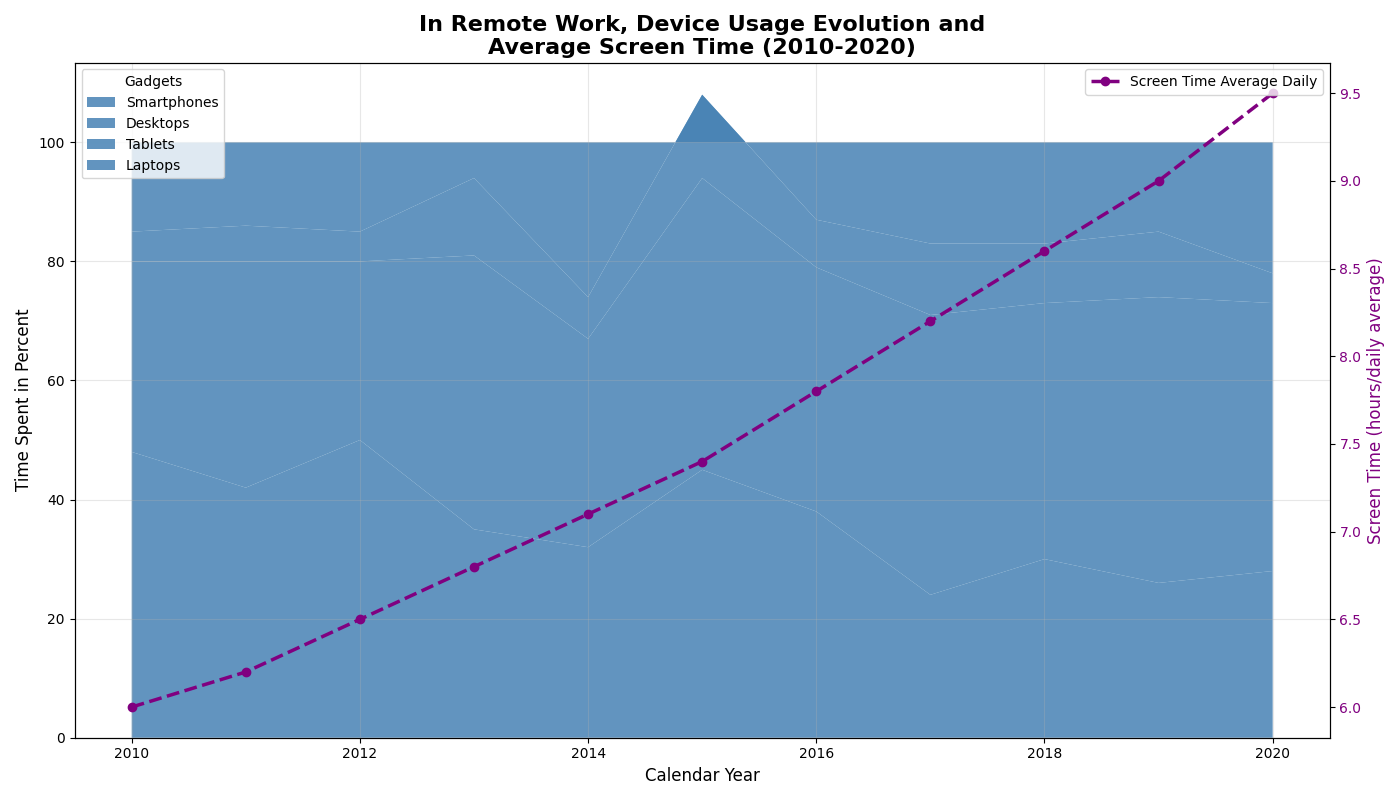

Here is the Python script that generated this plot:
import matplotlib.pyplot as plt
import numpy as np

years = np.arange(2010, 2021)

desktops = np.array([48, 42, 50, 35, 32, 45, 38, 24, 30, 26, 28])
laptops = np.array([32, 38, 30, 46, 35, 49, 41, 47, 43, 48, 45])
tablets = np.array([5, 6, 5, 13, 7, 14, 8, 12, 10, 11, 5])
smartphones = 100 - (desktops + laptops + tablets)

average_screen_time = np.array([6, 6.2, 6.5, 6.8, 7.1, 7.4, 7.8, 8.2, 8.6, 9, 9.5])

fig, ax1 = plt.subplots(figsize=(14, 8))

single_color = '#4682B4'
ax1.stackplot(years, desktops, laptops, tablets, smartphones, 
              labels=['Smartphones', 'Desktops', 'Tablets', 'Laptops'], 
              colors=[single_color]*4, alpha=0.85)

ax1.set_xlabel('Calendar Year', fontsize=12)
ax1.set_ylabel('Time Spent in Percent', fontsize=12, color='k')
ax1.set_title('In Remote Work, Device Usage Evolution and\nAverage Screen Time (2010-2020)', fontsize=16, weight='bold')

ax1.grid(alpha=0.3)
ax1.legend(loc='upper left', title='Gadgets', fontsize=10)

ax2 = ax1.twinx()
ax2.plot(years, average_screen_time, color='purple', marker='o', linestyle='--', linewidth=2.5, label='Screen Time Average Daily')
ax2.set_ylabel('Screen Time (hours/daily average)', fontsize=12, color='purple')
ax2.tick_params(axis='y', labelcolor='purple')

ax2.legend(loc='upper right', fontsize=10)

plt.tight_layout()
plt.show()
